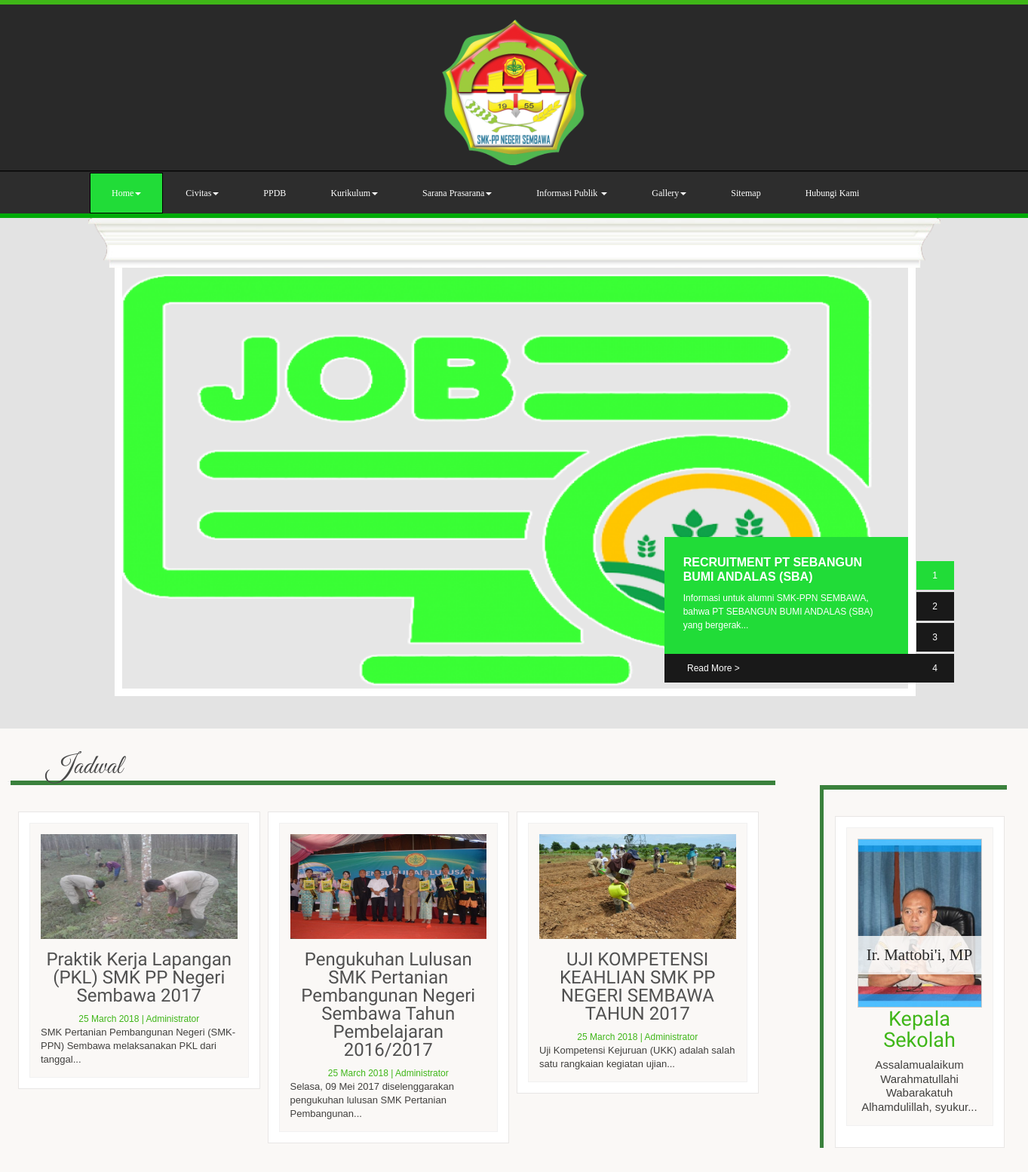
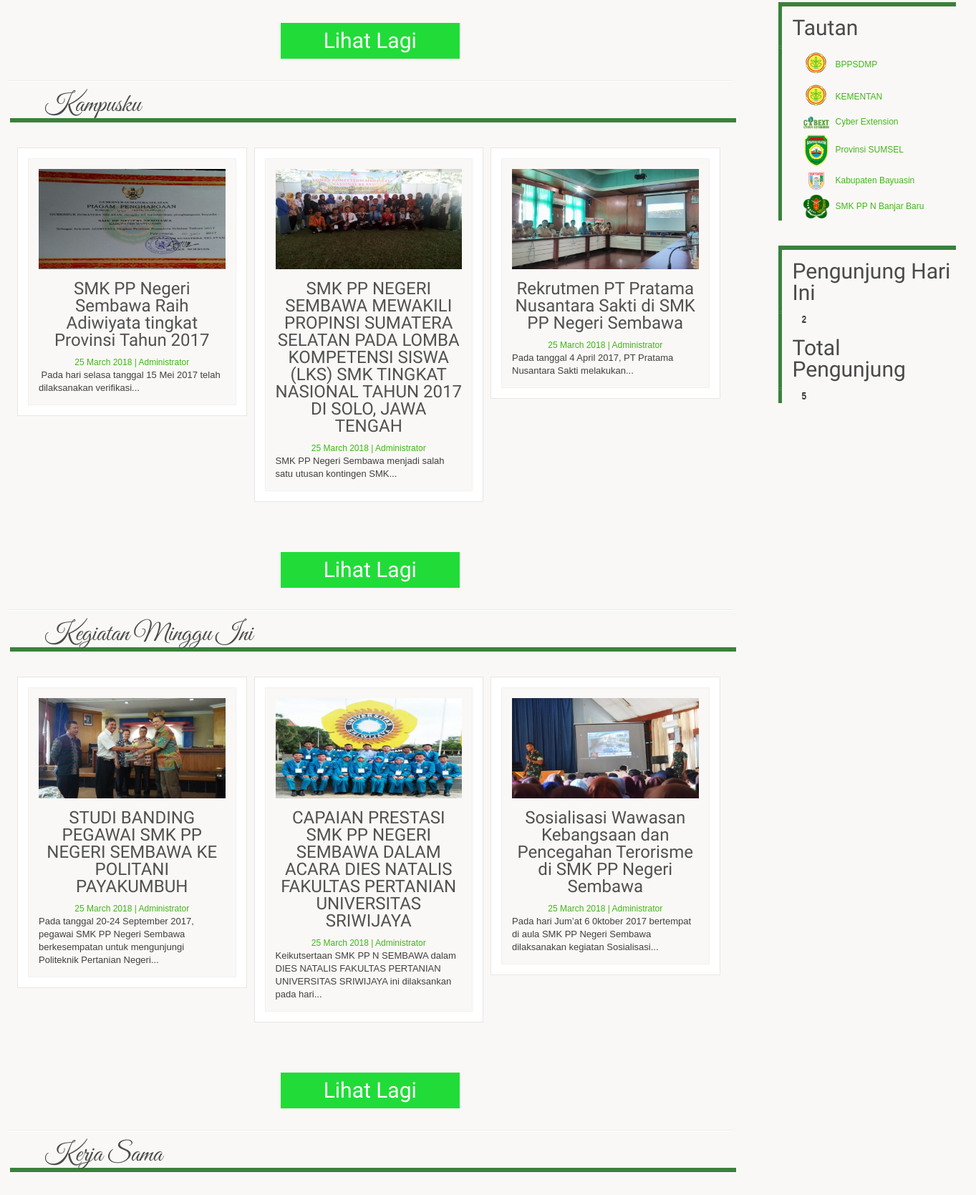
The page / (upper part) on the database its author committed (2 pictures, top to bottom).
### tables this page shows
CREATE TABLE `tbl_tulisan` (
  `tulisan_id` int(11) NOT NULL,
  `tulisan_judul` varchar(200) DEFAULT NULL,
  `tulisan_isi` text,
  `tulisan_tanggal` timestamp NULL DEFAULT CURRENT_TIMESTAMP,
  `tulisan_kategori_id` int(11) DEFAULT NULL,
  `tulisan_kategori_nama` varchar(30) DEFAULT NULL,
  `tulisan_views` int(11) DEFAULT '0',
  `tulisan_gambar` varchar(40) DEFAULT NULL,
  `tulisan_pengguna_id` int(11) DEFAULT NULL,
  `tulisan_author` varchar(40) DEFAULT NULL,
  `tulisan_img_slider` int(2) NOT NULL DEFAULT '0',
  `tulisan_slug` varchar(250) DEFAULT NULL,
  `tulisan_rating` int(11) DEFAULT '0'
);

CREATE TABLE `tbl_portfolio` (
  `port_id` int(11) NOT NULL,
  `port_nama` varchar(70) DEFAULT NULL,
  `port_judul` varchar(200) DEFAULT NULL,
  `port_deskripsi` text,
  `tulisan_views` int(60) NOT NULL,
  `port_tanggal` timestamp NULL DEFAULT CURRENT_TIMESTAMP,
  `port_author` varchar(40) DEFAULT NULL,
  `port_image` varchar(40) DEFAULT NULL
);

### application/controllers/Home.php (called while the page is built, shortened)
<?php
	class Home extends CI_Controller{
	function __construct(){
		$this->load->model('m_tulisan');
		$this->load->model('m_pengunjung');
		$this->load->model('m_portfolio');
        $this->m_pengunjung->count_visitor();
	}
	function index(){
		$kode = 8;
		$y['title'] = 'SMK Negeri SPP Sembawa';
		$x['headline']=$this->m_tulisan->get_post_home();
		$x['jadwal'] = $this->m_tulisan->get_kategori_jadwal();
		$x['kampusku'] = $this->m_tulisan->get_kategori_kampusku();
		$x['minggu'] = $this->m_tulisan->get_kategori_kegiatanminggu();
		$x['kerjasama'] = $this->m_tulisan->get_kategori_kerjasama();
		$x['pengumuman'] = $this->m_tulisan->get_kategori_pengumuman();
		$x['agenda'] = $this->m_tulisan->get_kategori_agenda();
		$x['kat']=$this->m_tulisan->get_kategori_for_blog();
		$x['portofolio']=$this->m_portfolio->get_portfolio_by_kode($kode);
		$x['visitor'] = $this->m_pengunjung->statistik_pengujung();
		$x['total'] = $this->m_pengunjung->get_all_pengunjung();
		$this->load->view('v_header',$y);
		$this->load->view('v_sidebar',["side" => 1]);
		$this->load->view('v_home',$x);
		$this->load->view('v_footer');
	}
}

### index.php (called while the page is built, shortened)
<?php
require_once BASEPATH.'core/CodeIgniter.php';

### application/models/M_tulisan.php (called while the page is built, shortened)
<?php
class M_tulisan extends CI_Model{
	function get_post_home(){
		$hsl=$this->db->query("SELECT tbl_tulisan.*,DATE_FORMAT(tulisan_tanggal,'%d %M %Y') AS tanggal FROM tbl_tulisan ORDER BY tulisan_id DESC limit 4");
		return $hsl;
	}
	function get_kategori_jadwal(){
		$hsl=$this->db->query("SELECT tbl_tulisan.*,DATE_FORMAT(tulisan_tanggal,'%d %M %Y') AS tanggal FROM tbl_tulisan WHERE tulisan_kategori_nama = 'Jadwal' ORDER BY tulisan_id DESC limit 3");
		return $hsl;
	}
	function get_kategori_kampusku(){
		$hsl=$this->db->query("SELECT tbl_tulisan.*,DATE_FORMAT(tulisan_tanggal,'%d %M %Y') AS tanggal FROM tbl_tulisan WHERE tulisan_kategori_nama = 'Kampusku' ORDER BY tulisan_id DESC limit 3");
		return $hsl;
	}
	function get_kategori_kegiatanminggu(){
		$hsl=$this->db->query("SELECT tbl_tulisan.*,DATE_FORMAT(tulisan_tanggal,'%d %M %Y') AS tanggal FROM tbl_tulisan WHERE tulisan_kategori_nama = 'Kegiatan_Mingguan' ORDER BY tulisan_id DESC limit 3");
		return $hsl;
	}
}

### application/models/M_portfolio.php (called while the page is built, shortened)
<?php
class M_portfolio extends CI_Model{
	function get_portfolio_by_kode($kode){
		$hsl=$this->db->query("SELECT * FROM tbl_portfolio WHERE port_id='$kode'");
		return $hsl;
	}
}

### application/views/v_home.php (the view, shortened to what this page needs)
  <section class="container container-fluid home_slider">
  <section class="home_slider_top"><img src="<?php echo base_url()?>assets/images/slider_top_img.png" alt="" /></section>
  <div class="flexslider banner_slider">
  <ul class="slides">
    <?php foreach ($headline->result_array() as $i):
              $post_judul=$i['tulisan_judul'];
              $post_isi=$i['tulisan_isi'];
              $post_image=$i['tulisan_gambar'];
              $post_slug=$i['tulisan_slug'];
     ?>
  <li>
    <div class="home_slider_caption">
      <div class="slider_content">
        <strong><?php echo $post_judul?></strong>
        <p> <?php echo limit_words($post_isi,13).'...';?></p>
      </div>
    <div class="slider_readmore">     <a href="<?php echo base_url().'Artikel/'.$post_slug;?>"> Read More > </a> </div>
  </div>
      <img src="<?php echo base_url().'assets/images/'.$post_image;?>"  alt="" />
    </li>
    <?php endforeach ?>
    </ul>
</div>
</section>
	</section>
  <section class="news-bar">
  	<section class="container container-fluid">
		<figure class="row-fluid">
		<article class="span9 first">
		</article>
		</figure>
    </section>
  </section>
  <section class="content-holder">
    <section >
   	  <section class="row-fluid">
      <figure class="span9">
    	 <figure class="span12" style="margin-top: -7px;margin-left: 4px;">
        <h2 style='border-bottom: 6px solid #3a813c;'><span style="margin-left: 48px;">Jadwal</span></h2>
        <?php foreach ($jadwal->result_array() as $i):
              $post_judul=$i['tulisan_judul'];
              $post_isi=$i['tulisan_isi'];
              $post_author=$i['tulisan_author'];
              $post_image=$i['tulisan_gambar'];
              $post_tglpost=$i['tanggal'];
              $post_slug=$i['tulisan_slug'];
         ?>
         <a href="<?php echo base_url().'Artikel/'.$post_slug;?>">
          <figure class="span4 services">
               <div class="slid-holder b0">
                <div class="slid-holder-inner">
                   <img src="<?php echo base_url().'assets/images/'.$post_image;?>" alt="Law and Order"/>
                   <strong class="title"><?php echo $post_judul?></strong>
                   <span><?php echo $post_tglpost.' | '.$post_author;?></span>
                   <p><?php echo limit_words($post_isi,10).'...';?></p>
                </div>
               </div>
          </figure>
          </a>
        <?php endforeach ?>
      </figure>
      <div class="btn-bar" style="margin-bottom: 25px;"><a href="<?php echo base_url().'Artikel/kategori/1'?>" class="see-btn">Lihat Lagi</a></div>
      <figure class="span12" style="margin-top: 22px;margin-left: 4px;">
        <h2 style='border-bottom: 6px solid #3a813c;'><span style="margin-left: 48px;">Kampusku</span></h2>
        <?php foreach ($kampusku->result_array() as $i):
              $post_judul=$i['tulisan_judul'];
              $post_isi=$i['tulisan_isi'];
              $post_author=$i['tulisan_author'];
              $post_image=$i['tulisan_gambar'];
              $post_tglpost=$i['tanggal'];
              $post_slug=$i['tulisan_slug'];
         ?>
         <a href="<?php echo base_url().'Artikel/'.$post_slug;?>">
          <figure class="span4 services">
               <div class="slid-holder b0">
                <div class="slid-holder-inner">
                   <img src="<?php echo base_url().'assets/images/'.$post_image;?>" alt="Law and Order"/>
                   <strong class="title"><?php echo $post_judul?></strong>
                   <span><?php echo $post_tglpost.' | '.$post_author;?></span>
                   <p><?php echo limit_words($post_isi,10).'...';?></p>
                </div>
               </div>
          </figure>
          </a>
        <?php endforeach ?>
        </figure>
        <div class="btn-bar" style="margin-bottom: 25px;"><a href="<?php echo base_url().'Artikel/kategori/2'?>" class="see-btn">Lihat Lagi</a></div>
      <figure class="span12" style="margin-top: 22px;margin-left: 4px;">
        <h2 style='border-bottom: 6px solid #3a813c;'><span style="margin-left: 48px;">Kegiatan Minggu Ini</span></h2>
        <?php foreach ($minggu->result_array() as $i):
              $post_judul=$i['tulisan_judul'];
              $post_isi=$i['tulisan_isi'];
              $post_author=$i['tulisan_author'];
              $post_image=$i['tulisan_gambar'];
              $post_tglpost=$i['tanggal'];
              $post_slug=$i['tulisan_slug'];
         ?>
         <a href="<?php echo base_url().'Artikel/'.$post_slug;?>">
          <figure class="span4 services">
               <div class="slid-holder b0">
                <div class="slid-holder-inner">
                   <img src="<?php echo base_url().'assets/images/'.$post_image;?>" alt="Law and Order"/>
                   <strong class="title"><?php echo $post_judul;?></strong>
                   <span><?php echo $post_tglpost.' | '.$post_author;?></span>
                   <p><?php echo limit_words($post_isi,16).'...';?></p>
                </div>
               </div>
          </figure>
          </a>
        <?php endforeach ?>
        </figure>
        <div class="btn-bar" style="margin-bottom: 25px;"><a href="<?php echo base_url().'Artikel/kategori/3'?>" class="see-btn">Lihat Lagi</a></div>
      <figure class="span12" style="margin-top: 22px;margin-left: 4px;">
        <h2 style='border-bottom: 6px solid #3a813c;'><span style="margin-left: 48px;">Kerja Sama</span></h2>
        </figure>
        <div class="btn-bar" style="margin-bottom: 25px;"><a href="<?php echo base_url().'Artikel/kategori/5'?>" class="see-btn">Lihat Lagi</a></div>
</figure>
<figure class="span3" style="width: 245px;margin-left: 63px;margin-top: 35px;">
  <blockquote>
  <h2 style='border-bottom: 6px solid #3a813c;width: 243px;margin-left: -15px;'></h2>
          <?php
          $b = $portofolio->row_array();
          $nama = $b['port_nama'];
          $deskripsi = $b['port_deskripsi'];
          $image = $b['port_image']
          ?>
            <div class="slid-holder">
              <div class="slid-holder-inner">
                    <div class="mini-slider">
                      <ul id="carousel" class="elastislide-list">
                            <li style="margin-right: 0px;"">
                              <a href="#"><img src="<?php echo base_url().'assets/images/'.$image?>" alt="Ir. Mattobi'i, MP" /></a>
                              <strong class="candidate-name"><?php echo $nama?></strong>
                            </li>
                        </ul>
                    </div>
          <strong class="title2"> Kepala Sekolah</strong>
                    <p><?php echo limit_words($deskripsi,4).'...';?></p>
        </div>
            </div>
            </blockquote>
            <blockquote>
                 <h2 style='border-bottom: 6px solid #3a813c;width: 243px;margin-left: -15px;'></h2>
                        <h3 style="margin-top: -20px;">Tautan</h3>
                        <span class="border-line m-bottom" style="margin-top: 5px;margin-left: -19px;"></span>
                          <ul class="nav nav-list">
                            <li><a href="http://bppsdmp.pertanian.go.id/id"><img src="<?php echo base_url().'assets/images/Kementan.png'?>" style="width: 36px;margin-right: 9px;">BPPSDMP</a></li>
                            <li ><a href="http://www.pertanian.go.id/"><img src="<?php echo base_url().'assets/images/Kementan.png'?>" style="width: 36px;margin-right: 9px;">KEMENTAN</a></li>
                            <li ><a href="http://cybex.pertanian.go.id/"><img src="<?php echo base_url().'assets/images/cybex.png'?>" style="width: 36px;margin-right: 9px;">Cyber Extension</a></li>
                            <li ><a href="http://www.sumselprov.go.id/index.php?module=content&id=1"><img src="<?php echo base_url().'assets/images/sumsel.png'?>" style="width: 36px;margin-right: 9px;">Provinsi SUMSEL</a></li>
                            <li ><a href="http://banyuasinkab.go.id/"><img src="<?php echo base_url().'assets/images/banyuasin.png'?>" style="width: 36px;margin-right: 9px;">Kabupaten Bayuasin</a></li>
                            <li ><a href="http://www.spmabanjarbaru.sch.id/"><img src="<?php echo base_url().'assets/images/banjarbaru.png'?>" style="width: 36px;margin-right: 9px;">SMK PP N Banjar Baru</a></li>
                          </ul>
            </blockquote>
            <blockquote style="margin-top: 35px;">
                 <h2 style='border-bottom: 6px solid #3a813c;width: 243px;margin-left: -15px;'></h2>
                        <h3 style="margin-top: -20px;">Pengunjung Hari Ini</h3>
                        <span class="border-line m-bottom" style="margin-top: 5px;margin-left: -19px;"></span>
                          <ul class="a-list">
                            <li style="margin-left: 13px;"><?php echo $visitor?></li>
                          </ul>
                        <h3 style="margin-top: 0px;">Total Pengunjung</h3>
                        <span class="border-line m-bottom" style="margin-top: 5px;margin-left: -19px;"></span>
                          <ul class="a-list">
                            <li style="margin-left: 13px;"><?php echo $total?></li>
                          </ul>
            </blockquote>
</figure>
 </section>
    </section>
  </section>

### rows shown on the page
tbl_tulisan: tulisan_judul "RECRUITMENT PT SEBANGUN BUMI ANDALAS (SBA)", tulisan_isi "Informasi untuk alumni SMK-PPN SEMBAWA, bahwa PT SEBANGUN BUMI ANDALAS (SBA) yang bergerak", tulisan_gambar (picture)
tbl_tulisan: tulisan_gambar (picture), tulisan_judul "Praktik Kerja Lapangan (PKL) SMK PP Negeri Sembawa 2017", post_tglpost "25 March 2018", tulisan_author "Administrator", tulisan_isi "SMK Pertanian Pembangunan Negeri (SMK-PPN) Sembawa melaksanakan PKL dari tanggal"
tbl_tulisan: tulisan_gambar (picture), tulisan_judul "Pengukuhan Lulusan SMK Pertanian Pembangunan Negeri Sembawa Tahun Pembelajaran 2016/2017", post_tglpost "25 March 2018", tulisan_author "Administrator", tulisan_isi "Selasa, 09 Mei 2017 diselenggarakan pengukuhan lulusan SMK Pertanian Pembangunan"
tbl_tulisan: tulisan_gambar (picture), tulisan_judul "UJI KOMPETENSI KEAHLIAN SMK PP NEGERI SEMBAWA TAHUN 2017", post_tglpost "25 March 2018", tulisan_author "Administrator", tulisan_isi "Uji Kompetensi Kejuruan (UKK) adalah salah satu rangkaian kegiatan ujian"
tbl_tulisan: tulisan_gambar (picture), tulisan_judul "SMK PP Negeri Sembawa Raih Adiwiyata tingkat Provinsi Tahun 2017", post_tglpost "25 March 2018", tulisan_author "Administrator", tulisan_isi "Pada hari selasa tanggal 15 Mei 2017 telah dilaksanakan verifikasi"
tbl_tulisan: tulisan_gambar (picture), tulisan_judul "SMK PP NEGERI SEMBAWA MEWAKILI PROPINSI SUMATERA SELATAN PADA LOMBA KOMPETENSI SISWA (LKS) SMK TINGKAT NASIONAL TAHUN 2017 DI SOLO, JAWA TENGAH", post_tglpost "25 March 2018", tulisan_author "Administrator", tulisan_isi "SMK PP Negeri Sembawa menjadi salah satu utusan kontingen SMK"
tbl_tulisan: tulisan_gambar (picture), tulisan_judul "Rekrutmen PT Pratama Nusantara Sakti di SMK PP Negeri Sembawa", post_tglpost "25 March 2018", tulisan_author "Administrator", tulisan_isi "Pada tanggal 4 April 2017, PT Pratama Nusantara Sakti melakukan"
tbl_tulisan: tulisan_gambar (picture), tulisan_judul "STUDI BANDING PEGAWAI SMK PP NEGERI SEMBAWA KE POLITANI PAYAKUMBUH", post_tglpost "25 March 2018", tulisan_author "Administrator", tulisan_isi "Pada tanggal 20-24 September 2017, pegawai SMK PP Negeri Sembawa berkesempatan untuk mengunjungi Politeknik Pertanian Negeri"
tbl_tulisan: tulisan_gambar (picture), tulisan_judul "CAPAIAN PRESTASI SMK PP NEGERI SEMBAWA DALAM ACARA DIES NATALIS FAKULTAS PERTANIAN UNIVERSITAS SRIWIJAYA", post_tglpost "25 March 2018", tulisan_author "Administrator", tulisan_isi "Keikutsertaan SMK PP N SEMBAWA dalam DIES NATALIS FAKULTAS PERTANIAN UNIVERSITAS SRIWIJAYA ini dilaksankan pada hari"
tbl_tulisan: tulisan_gambar (picture), tulisan_judul "Sosialisasi Wawasan Kebangsaan dan Pencegahan Terorisme di SMK PP Negeri Sembawa", post_tglpost "25 March 2018", tulisan_author "Administrator", tulisan_isi "Pada hari Jum’at 6 0ktober 2017 bertempat di aula SMK PP Negeri Sembawa dilaksanakan kegiatan Sosialisasi"
tbl_portfolio: port_image (picture), port_nama "Ir. Mattobi'i, MP", port_deskripsi "Assalamualaikum Warahmatullahi Wabarakatuh Alhamdulillah, syukur"

### other values the page prints
$visitor "2"
$total "5"
